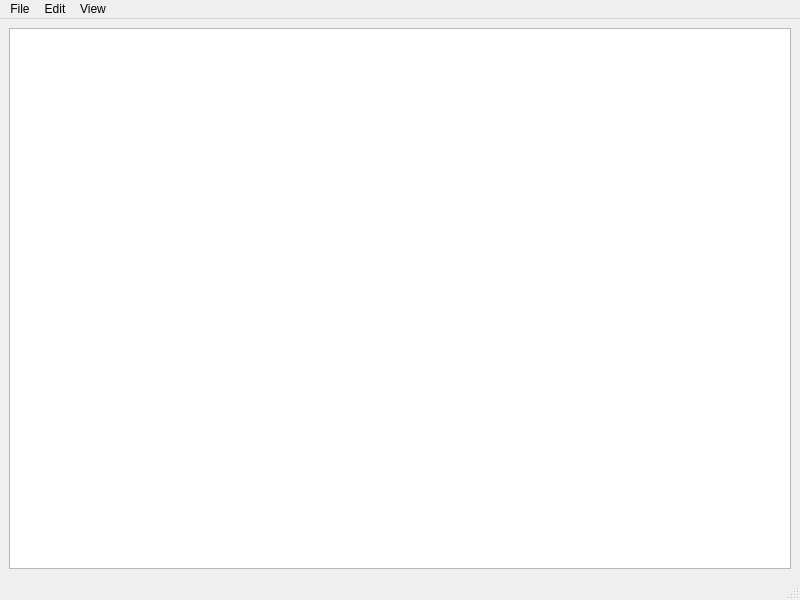
<?xml version="1.0" encoding="UTF-8"?>
<ui version="4.0">
 <class>InputRecordingViewer</class>
 <widget class="QMainWindow" name="InputRecordingViewer">
  <property name="geometry">
   <rect>
    <x>0</x>
    <y>0</y>
    <width>800</width>
    <height>600</height>
   </rect>
  </property>
  <property name="windowTitle">
   <string>Input Recording Viewer</string>
  </property>
  <widget class="QWidget" name="centralwidget">
   <property name="enabled">
    <bool>true</bool>
   </property>
   <layout class="QVBoxLayout" name="verticalLayout">
    <item>
     <widget class="QTableWidget" name="tableWidget"/>
    </item>
   </layout>
  </widget>
  <widget class="QMenuBar" name="menubar">
   <property name="geometry">
    <rect>
     <x>0</x>
     <y>0</y>
     <width>800</width>
     <height>21</height>
    </rect>
   </property>
   <widget class="QMenu" name="menuFile">
    <property name="title">
     <string>File</string>
    </property>
    <addaction name="actionOpen"/>
    <addaction name="actionClose"/>
   </widget>
   <widget class="QMenu" name="menuTest">
    <property name="title">
     <string>Edit</string>
    </property>
   </widget>
   <widget class="QMenu" name="menuView">
    <property name="title">
     <string>View</string>
    </property>
   </widget>
   <addaction name="menuFile"/>
   <addaction name="menuTest"/>
   <addaction name="menuView"/>
  </widget>
  <widget class="QStatusBar" name="statusbar"/>
  <action name="actionOpen">
   <property name="text">
    <string>Open</string>
   </property>
  </action>
  <action name="actionClose">
   <property name="enabled">
    <bool>false</bool>
   </property>
   <property name="text">
    <string>Close</string>
   </property>
  </action>
 </widget>
 <layoutdefault spacing="6" margin="9"/>
 <resources/>
 <connections/>
</ui>
